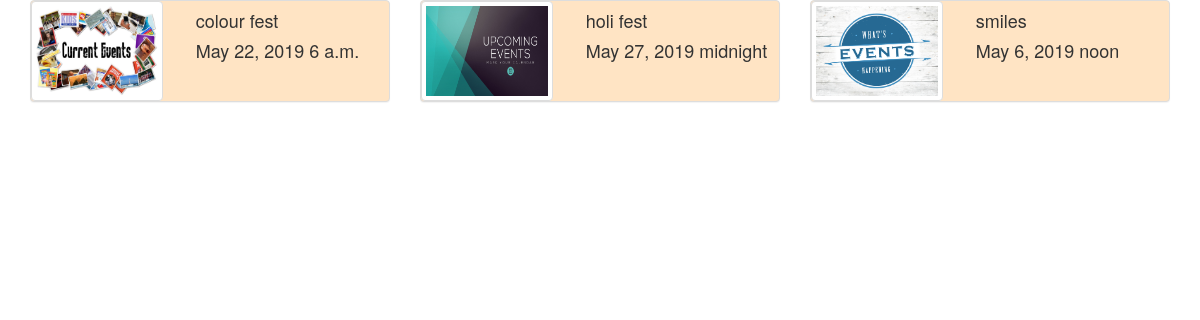
The app's page /, older data.
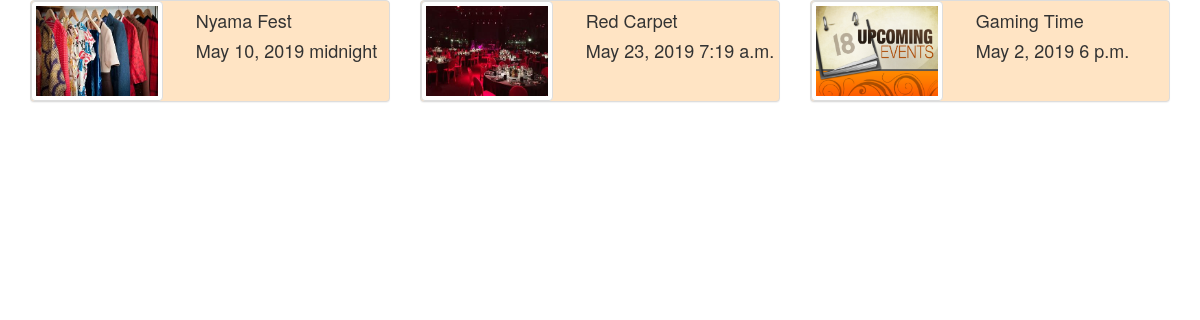
The same page, newer data.
### current/models.py (models this page shows, shortened)
class Event(models.Model):
    banner = models.ImageField()
    event_name = models.CharField(max_length=40)
    venue = models.CharField(max_length=40)
    date = models.DateField()
    time = models.TimeField()
    charges = models.CharField(max_length=40)
    contact = models.IntegerField()
    description=models.CharField(max_length=1000000)

### current/views.py (the view)
# urls.py: path('',views.index,name='index'),
def index(request):
    events = Event.objects.all()
    context = {
        'events': events
    }
    return render(request, 'current/index.html', context)

### current/templates/current/index.html (shortened to what this page needs)
<link rel="stylesheet" href="https://maxcdn.bootstrapcdn.com/bootstrap/3.3.7/css/bootstrap.min.css">
<link rel="stylesheet" href="https://use.fontawesome.com/releases/v5.8.2/css/all.css">
<div class="container">
    <div class="row">
        {% for event in events %}
        <div class="col-sm-4">
            <div class="panel panel-default" style="background-color: bisque" >
                <div class="row">
                    <div class="col-sm-5">
                        <a href="{% url 'current:details' event.id %}">
                          <img src="{{event.banner.url}}" class="img img-thumbnail" alt=""  style="width: 150px; height: 100px;">
                        </a>
                    </div>
                    <div class="col-sm-7"><div class="caption" style="margin: 3px">
                        <h4>{{event.event_name}}</h4>
                        <h4>{{event.date}} {{event.time}}</h4>
                    </div>
                    </div>
                </div>
            </div>
        </div>
        {% endfor %}
    </div>
</div>

Row changes from the older to the newer data that the page shows:
changed Event: banner: a different picture; event_name "colour fest" → "Nyama Fest"; date "May 22, 2019" → "May 10, 2019"; time "6 a.m." → "midnight"
changed Event: banner: a different picture; event_name "holi fest" → "Red Carpet"; date "May 27, 2019" → "May 23, 2019"; time "midnight" → "7:19 a.m."
changed Event: banner: a different picture; event_name "smiles" → "Gaming Time"; date "May 6, 2019" → "May 2, 2019"; time "noon" → "6 p.m."
